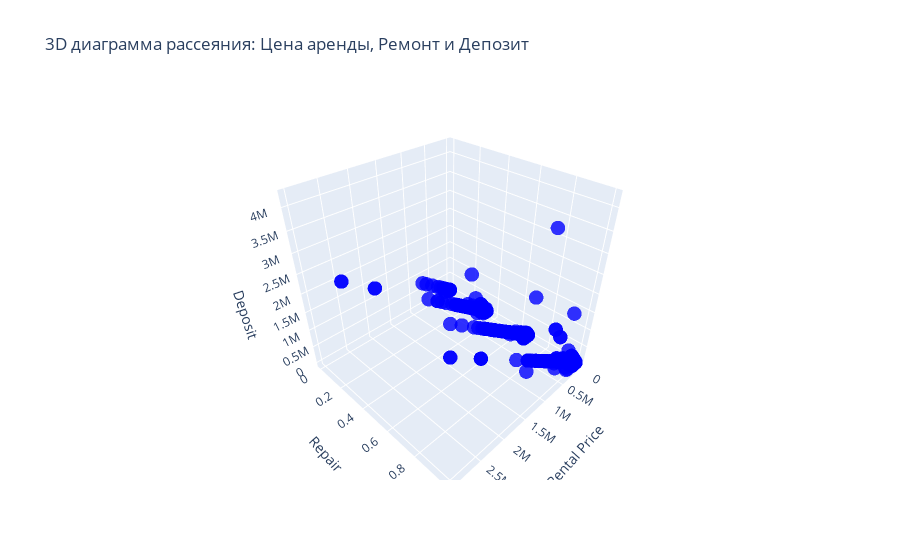

Notebook code for this chart:
### Code cell
# 3D Для визуализации взаимосвязи между ценой аренды, коэффициентом типа ремонта и стоимостью депозита
fig = go.Figure(data=[go.Scatter3d(
    x=df['rental_price'],
    y=df['repair'],
    z=df['deposit'],
    mode='markers',
    marker=dict(
        size=5,
        color='blue',               
        opacity=0.8
    )
)])

fig.update_layout(
    scene=dict(
        xaxis=dict(title='Rental Price'),  # Название оси x
        yaxis=dict(title='Repair'),        # Название оси y
        zaxis=dict(title='Deposit'),       # Название оси z
    ),
    title='3D диаграмма рассеяния: Цена аренды, Ремонт и Депозит'
)

fig.show()

### Figure 1 — Plotly figure (JSON) as saved in the notebook; plotly's stock layout.template omitted (floating-point values rounded to 4 significant figures; data arrays with more than 128 entries replaced by an {"elided": "..."} marker saying what was removed)
{"data": [{"marker": {"color": "blue", "opacity": 0.8, "size": 5}, "mode": "markers", "type": "scatter3d", "x": {"elided": "19737 int values"}, "y": {"elided": "19737 float values"}, "z": {"elided": "19737 int values"}}], "layout": {"scene": {"xaxis": {"title": {"text": "Rental Price"}}, "yaxis": {"title": {"text": "Repair"}}, "zaxis": {"title": {"text": "Deposit"}}}, "title": {"text": "3D диаграмма рассеяния: Цена аренды, Ремонт и Депозит"}}}
